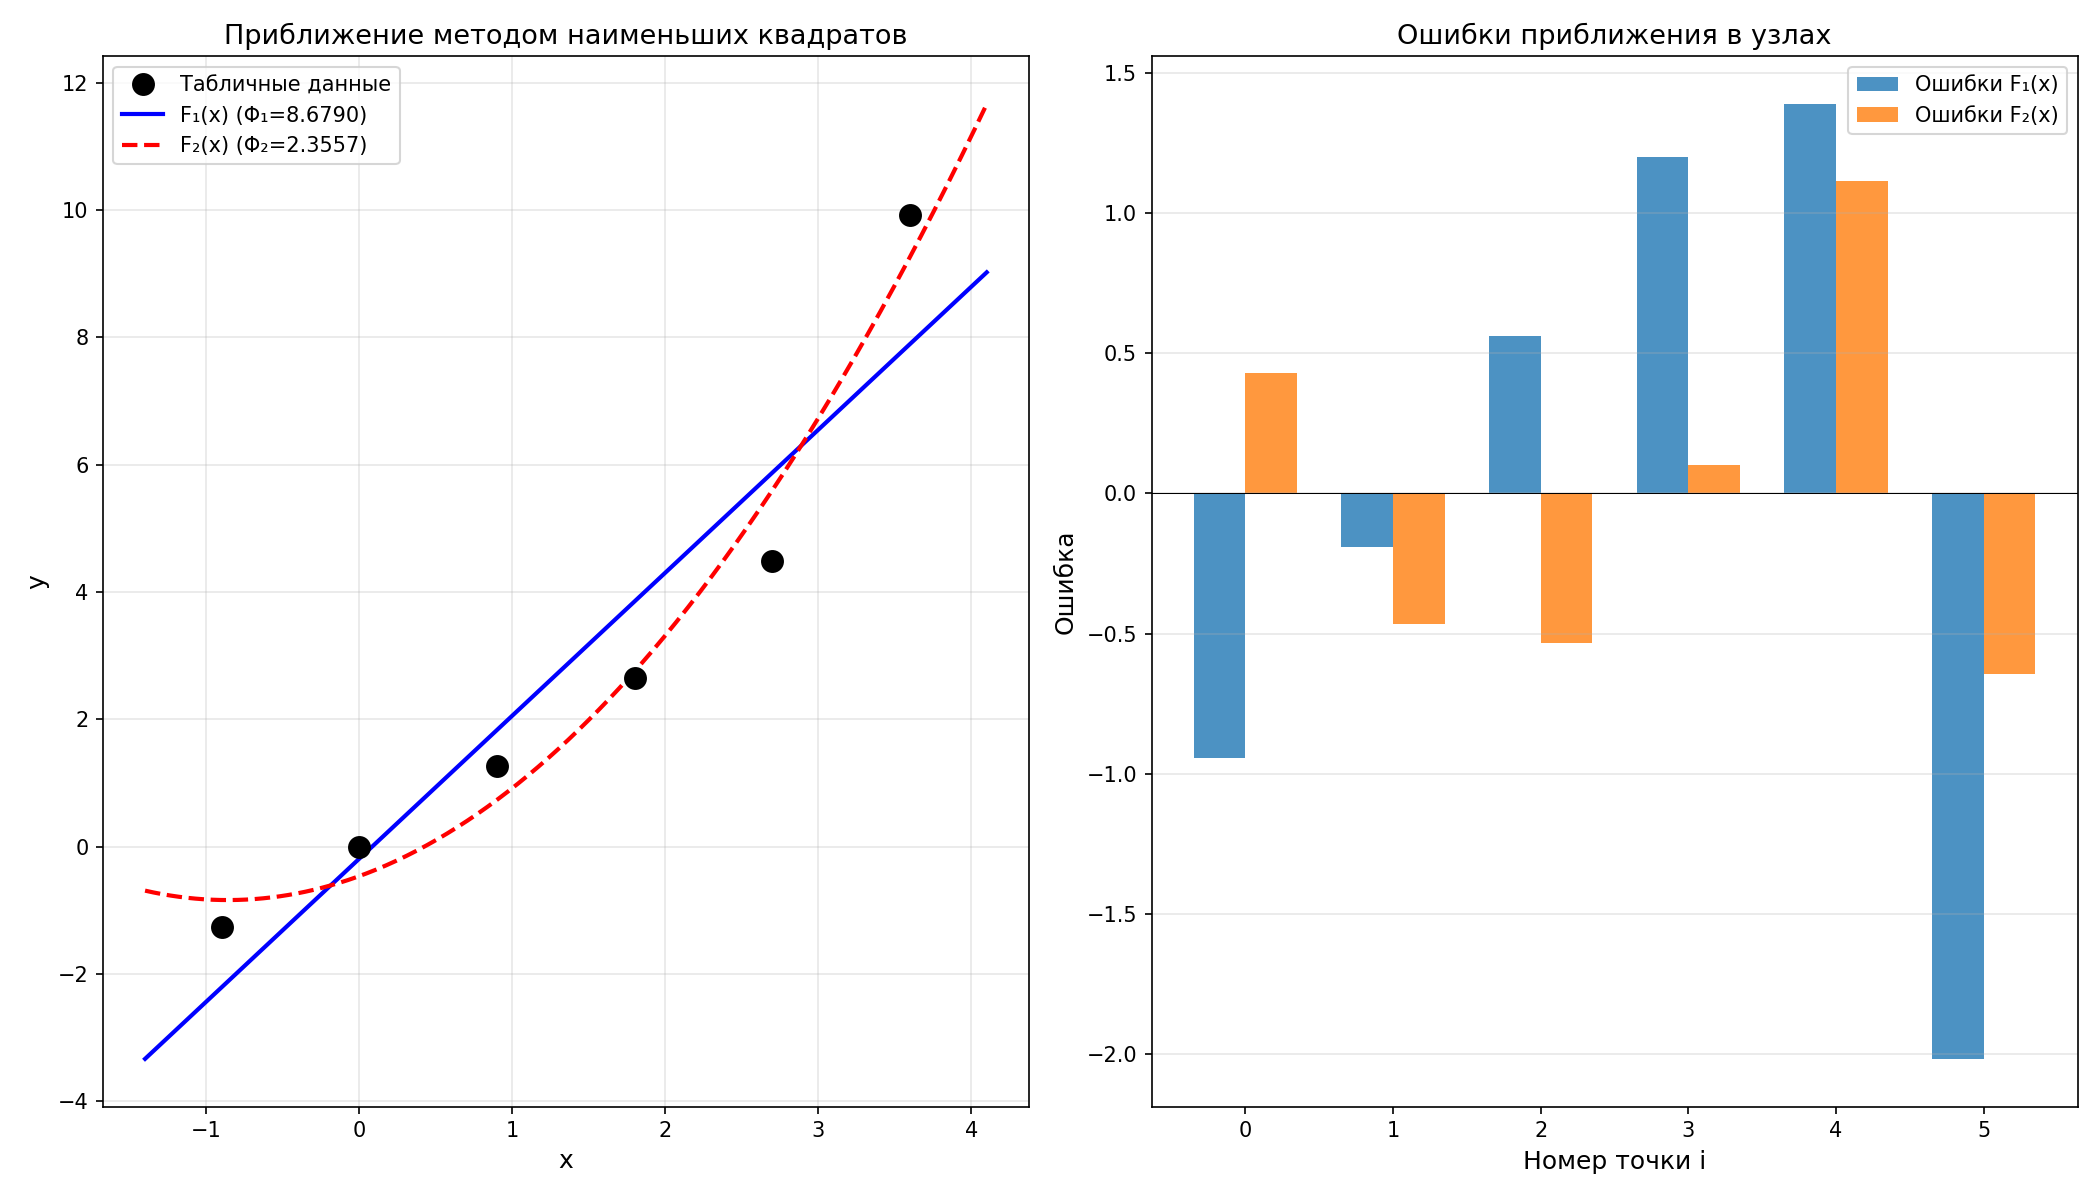

The script that saved this image:
"""
Лабораторная работа №3. Задание 3.3
Метод наименьших квадратов (МНК)

Вариант 14:
i  | 0    | 1   | 2   | 3   | 4   | 5
xi | -0.9 | 0.0 | 0.9 | 1.8 | 2.7 | 3.6
yi | -1.2689 | 0.0 | 1.2689 | 2.6541 | 4.4856 | 9.9138
"""

import numpy as np
import matplotlib.pyplot as plt
from typing import Tuple


def least_squares_polynomial(x_data: np.ndarray, y_data: np.ndarray, degree: int) -> np.ndarray:
    """
    Построение приближающего многочлена методом наименьших квадратов
    
    Решает нормальную систему МНК:
    Σ a_i Σ x_j^{k+i} = Σ y_j x_j^k, k = 0,1,...,n
    
    Возвращает коэффициенты [a_0, a_1, ..., a_n]
    """
    N = len(x_data)
    n = degree
    
    # Формируем матрицу системы и правую часть
    A = np.zeros((n + 1, n + 1))
    b = np.zeros(n + 1)
    
    for k in range(n + 1):
        for i in range(n + 1):
            A[k, i] = np.sum(x_data**(k + i))
        b[k] = np.sum(y_data * x_data**k)
    
    # Решаем систему
    coeffs = np.linalg.solve(A, b)
    
    return coeffs


def evaluate_polynomial(x: np.ndarray, coeffs: np.ndarray) -> np.ndarray:
    """Вычисление значения многочлена"""
    result = np.zeros_like(x)
    for i, a in enumerate(coeffs):
        result += a * x**i
    return result


def compute_error_sum(x_data: np.ndarray, y_data: np.ndarray, coeffs: np.ndarray) -> float:
    """Вычисление суммы квадратов ошибок"""
    y_approx = evaluate_polynomial(x_data, coeffs)
    return np.sum((y_approx - y_data)**2)


def print_normal_system(x_data: np.ndarray, y_data: np.ndarray, degree: int):
    """Вывод нормальной системы МНК"""
    N = len(x_data)
    n = degree
    
    print(f"\nНормальная система МНК для многочлена степени {n}:")
    print("-" * 80)
    
    # Вычисляем суммы
    sums = {}
    for k in range(2 * n + 1):
        sums[k] = np.sum(x_data**k)
    
    for k in range(n + 1):
        sum_yx = np.sum(y_data * x_data**k)
        sums[f'yx{k}'] = sum_yx
    
    # Выводим систему
    for k in range(n + 1):
        equation = ""
        for i in range(n + 1):
            coeff = sums[k + i]
            if i == 0:
                equation += f"{coeff:.4f}·a_{i}"
            else:
                equation += f" + {coeff:.4f}·a_{i}"
        equation += f" = {sums[f'yx{k}']:.4f}"
        print(equation)
    
    print("-" * 80)


def solve_task():
    """Решение задания 3.3"""
    print("=" * 80)
    print("ЛАБОРАТОРНАЯ РАБОТА №3. ЗАДАНИЕ 3.3")
    print("МЕТОД НАИМЕНЬШИХ КВАДРАТОВ")
    print("Вариант 14")
    print("=" * 80)
    
    # Исходные данные
    x_data = np.array([-0.9, 0.0, 0.9, 1.8, 2.7, 3.6])
    y_data = np.array([-1.2689, 0.0, 1.2689, 2.6541, 4.4856, 9.9138])
    
    print("\nИсходные данные:")
    print(f"{'i':<5} {'x_i':<10} {'y_i':<15}")
    print("-" * 30)
    for i, (x, y) in enumerate(zip(x_data, y_data)):
        print(f"{i:<5} {x:<10.1f} {y:<15.4f}")
    
    # ========== МНОГОЧЛЕН 1-ОЙ СТЕПЕНИ ==========
    print("\n" + "=" * 80)
    print("А) ПРИБЛИЖАЮЩИЙ МНОГОЧЛЕН 1-ОЙ СТЕПЕНИ: F₁(x) = a₀ + a₁x")
    print("=" * 80)
    
    print_normal_system(x_data, y_data, 1)
    
    coeffs_1 = least_squares_polynomial(x_data, y_data, 1)
    print(f"\nРешение системы:")
    print(f"a₀ = {coeffs_1[0]:.8f}")
    print(f"a₁ = {coeffs_1[1]:.8f}")
    print(f"\nПриближающий многочлен 1-ой степени:")
    print(f"F₁(x) = {coeffs_1[0]:.8f} + {coeffs_1[1]:.8f}x")
    
    # Вычисляем значения и ошибки
    y_approx_1 = evaluate_polynomial(x_data, coeffs_1)
    error_sum_1 = compute_error_sum(x_data, y_data, coeffs_1)
    
    print(f"\nТаблица значений:")
    print(f"{'i':<5} {'x_i':<10} {'y_i':<15} {'F₁(x_i)':<15} {'Ошибка':<15}")
    print("-" * 60)
    for i, (x, y, y_app) in enumerate(zip(x_data, y_data, y_approx_1)):
        error = y_app - y
        print(f"{i:<5} {x:<10.1f} {y:<15.4f} {y_app:<15.4f} {error:<15.4f}")
    
    print(f"\nСумма квадратов ошибок: Φ₁ = {error_sum_1:.8f}")
    
    # ========== МНОГОЧЛЕН 2-ОЙ СТЕПЕНИ ==========
    print("\n" + "=" * 80)
    print("Б) ПРИБЛИЖАЮЩИЙ МНОГОЧЛЕН 2-ОЙ СТЕПЕНИ: F₂(x) = a₀ + a₁x + a₂x²")
    print("=" * 80)
    
    print_normal_system(x_data, y_data, 2)
    
    coeffs_2 = least_squares_polynomial(x_data, y_data, 2)
    print(f"\nРешение системы:")
    print(f"a₀ = {coeffs_2[0]:.8f}")
    print(f"a₁ = {coeffs_2[1]:.8f}")
    print(f"a₂ = {coeffs_2[2]:.8f}")
    print(f"\nПриближающий многочлен 2-ой степени:")
    print(f"F₂(x) = {coeffs_2[0]:.8f} + {coeffs_2[1]:.8f}x + {coeffs_2[2]:.8f}x²")
    
    # Вычисляем значения и ошибки
    y_approx_2 = evaluate_polynomial(x_data, coeffs_2)
    error_sum_2 = compute_error_sum(x_data, y_data, coeffs_2)
    
    print(f"\nТаблица значений:")
    print(f"{'i':<5} {'x_i':<10} {'y_i':<15} {'F₂(x_i)':<15} {'Ошибка':<15}")
    print("-" * 60)
    for i, (x, y, y_app) in enumerate(zip(x_data, y_data, y_approx_2)):
        error = y_app - y
        print(f"{i:<5} {x:<10.1f} {y:<15.4f} {y_app:<15.4f} {error:<15.4f}")
    
    print(f"\nСумма квадратов ошибок: Φ₂ = {error_sum_2:.8f}")
    
    # ========== СРАВНЕНИЕ ==========
    print("\n" + "=" * 80)
    print("СРАВНЕНИЕ РЕЗУЛЬТАТОВ")
    print("=" * 80)
    print(f"Сумма квадратов ошибок для F₁(x): Φ₁ = {error_sum_1:.8f}")
    print(f"Сумма квадратов ошибок для F₂(x): Φ₂ = {error_sum_2:.8f}")
    print(f"Улучшение: {(error_sum_1 - error_sum_2) / error_sum_1 * 100:.2f}%")
    
    # ========== ПОСТРОЕНИЕ ГРАФИКОВ ==========
    x_plot = np.linspace(x_data[0] - 0.5, x_data[-1] + 0.5, 500)
    y_plot_1 = evaluate_polynomial(x_plot, coeffs_1)
    y_plot_2 = evaluate_polynomial(x_plot, coeffs_2)
    
    plt.figure(figsize=(14, 8))
    
    # График 1: Все вместе
    plt.subplot(1, 2, 1)
    plt.plot(x_data, y_data, 'ko', markersize=10, label='Табличные данные', zorder=5)
    plt.plot(x_plot, y_plot_1, 'b-', linewidth=2, label=f'F₁(x) (Φ₁={error_sum_1:.4f})')
    plt.plot(x_plot, y_plot_2, 'r--', linewidth=2, label=f'F₂(x) (Φ₂={error_sum_2:.4f})')
    plt.xlabel('x', fontsize=12)
    plt.ylabel('y', fontsize=12)
    plt.title('Приближение методом наименьших квадратов', fontsize=13)
    plt.legend(fontsize=10)
    plt.grid(True, alpha=0.3)
    
    # График 2: Ошибки
    plt.subplot(1, 2, 2)
    errors_1 = y_approx_1 - y_data
    errors_2 = y_approx_2 - y_data
    x_pos = np.arange(len(x_data))
    width = 0.35
    
    plt.bar(x_pos - width/2, errors_1, width, label='Ошибки F₁(x)', alpha=0.8)
    plt.bar(x_pos + width/2, errors_2, width, label='Ошибки F₂(x)', alpha=0.8)
    plt.xlabel('Номер точки i', fontsize=12)
    plt.ylabel('Ошибка', fontsize=12)
    plt.title('Ошибки приближения в узлах', fontsize=13)
    plt.xticks(x_pos, [str(i) for i in range(len(x_data))])
    plt.legend(fontsize=10)
    plt.grid(True, alpha=0.3, axis='y')
    plt.axhline(y=0, color='k', linestyle='-', linewidth=0.5)
    
    plt.tight_layout()
    plt.savefig('chislaki/lab3/task3_3_least_squares.png', dpi=150)
    print(f"\nГрафик сохранен: task3_3_least_squares.png")
    
    return coeffs_1, coeffs_2, error_sum_1, error_sum_2


if __name__ == "__main__":
    coeffs_1, coeffs_2, error_1, error_2 = solve_task()
    plt.show()
